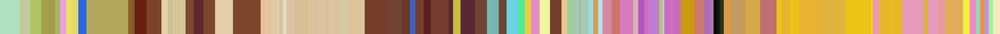
#> input picture duggee.jpg, 1000 x 34 px, shrunk from 21002 x 720 before the run, found by its file name
$ python com-py-circle.py
#> lines starting #> are read from the running program, lines starting #| are printed output that depends on the picture
from PIL import Image, ImageDraw, ImageOps

# Load the panorama image
panorama = Image.open('duggee.jpg')
#> panorama is the input picture: PIL image 1000x34 RGB; mean R, G, B 181.8, 148.9, 109.6

# Convert the image to "RGBA" mode
panorama = panorama.convert("RGBA")
#> panorama: PIL image 1000x34 RGBA

# Create a new image with a transparent background
circle = Image.new('RGBA', panorama.size, (255, 255, 255, 0))

# Draw a white circle on the transparent image
diameter = panorama.width
#> diameter = 1000
draw = ImageDraw.Draw(circle)
draw.ellipse((0, 0, diameter, diameter), fill=(255, 255, 255, 255))

# Apply a mask to the panorama image
mask = ImageOps.fit(circle, panorama.size, centering=(0.5, 0.5))
panorama.putalpha(mask.getchannel('A'))
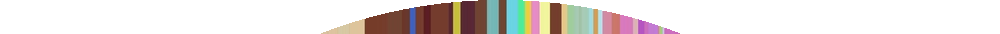
#> panorama: PIL image 1000x34 RGBA; mean R, G, B, A 181.8, 148.9, 109.6, 62.1; transparent parts drawn white

# Paste the masked panorama image onto the transparent circle image
final_image = Image.alpha_composite(circle, panorama)

# Save the final image as a PNG file
final_image.save('panorama_circle.png')
